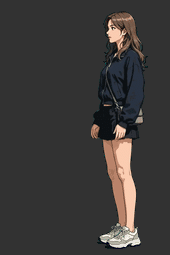
#> input picture tools/_magic2_f0.png, 170 x 255 px
$ python -i build_female_char.py   (imports and definitions only)
#> lines starting #> are read from the running program, lines starting #| are printed output that depends on the picture
#!/usr/bin/env python3
"""
golmok 여성 캐릭터(1990) 빌드 — 남자 캐릭터 대체용.
(2026-06-06)

- 총 스프라이트(ch01_gun): 준비/발사루프/넣기 → atk_start/atk_active/atk_recover
    · 동일 해상도(1280x720) → union-bbox + 균일 스케일(준비 기준) → 상태 간 정합.
- 플레이어 스프라이트(ch01_player): 여성 서있기 → idle, 남자 WALK.gif → walk(임시).
    · 해상도가 달라서(여성 720p / 남자 270p) 클립별 정규화 후 149x259 고정 캔버스에 발밑 정렬.
    · 149x259 = 기존 남자 플레이어와 동일 → 다운스트림(발 위치·바운드) 변경 없음.

gif_to_sprite.py 의 검증된 함수(dekey/union_bbox/quantize_all/clean_blobs) 재사용.
사용: python tools/build_female_char.py
"""
import json, sys
from pathlib import Path
from PIL import Image

ROOT = Path(__file__).resolve().parent.parent
sys.path.insert(0, str(ROOT / 'tools'))
import gif_to_sprite as G   # dekey, union_bbox, quantize_all, clean_blobs

SAMP = ROOT / 'games/golmok/samples'
OUT  = ROOT / 'games/golmok/pixels/characters'
CHAR_H = 255            # 서있는 캐릭터 목표 높이(플레이어/총 공통 → 화면상 같은 키)
PLAYER_W, PLAYER_H = 149, 259   # 남자 플레이어와 동일 캔버스
PLAYER_BOTTOM_PAD = 2


# [67 lines left out: functions find, load_clip, build_gun, _feet_cx, _torso_cx, not called in this run]


def normalize_to_char_h(frames, per_frame=False):
    """'가장 곧게 선(최대 높이) 프레임'을 CHAR_H로 스케일 → idle·walk 키 일치.
    per_frame=False: union-bbox 크롭 (제자리 클립=idle).
    per_frame=True : 프레임별 자기 bbox 크롭 (가로 이동 클립=walk → 제자리걸음화. 발 중심 정렬은 paste에서)."""
    bbs = [f.getbbox() for f in frames]
    heights = [b[3] - b[1] for b in bbs if b]
    rh = max(heights) if heights else 1
    sc = CHAR_H / rh
    if per_frame:
        # run처럼 뻗은 포즈는 폭이 캔버스(149)를 넘어도 OK — 높이만 맞추고 폭은 캔버스에 중앙 클립
        # (주의: 폭 기준 추가 클램프는 절대 넣지 말 것 — 5f0045a에서 이미 시도→키 절반로 축소되는
        #  회귀 발생 확인됨. run 프레임 폭이 최대 722px(원본)로 캔버스 149px를 훨씬 초과하기 때문.)
        out = []
        for f, b in zip(frames, bbs):
            if not b:
                out.append(Image.new('RGBA', (1, 1), (0, 0, 0, 0))); continue
            c = f.crop(b)
            out.append(c.resize((max(1, round(c.width * sc)), max(1, round(c.height * sc))), Image.NEAREST))
        return out
    box = G.union_bbox(frames)
    cw, ch = box[2] - box[0], box[3] - box[1]
    if cw * sc > (PLAYER_W - 6):
        sc = (PLAYER_W - 6) / cw
    tw, th = max(1, round(cw * sc)), max(1, round(ch * sc))
    return [f.crop(box).resize((tw, th), Image.NEAREST) for f in frames]


# [33 lines left out: function build_player, not called in this run]


# [5 lines not run here, left out]

>>> import cv2
>>> picture = cv2.imread('_magic2_f0.png', cv2.IMREAD_GRAYSCALE)
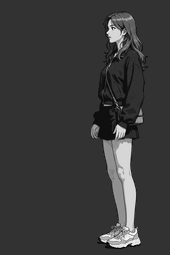
#> picture: shape (255, 170); min 2, max 252, mean 58
>>> result = normalize_to_char_h(picture)
#> (the run stopped early here; a loop or call above may not have finished)

$ run again, on tools/_magic_f10.png
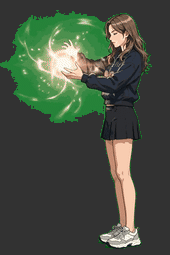
#> input picture tools/_magic_f10.png, 170 x 255 px
#> `picture = cv2.imread('_magic2_f0.png', cv2.IMREAD_GRAYSCALE)`:
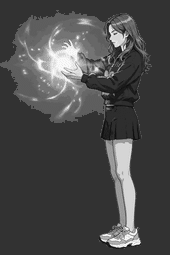
#> picture: shape (255, 170); min 3, max 250, mean 73.9
